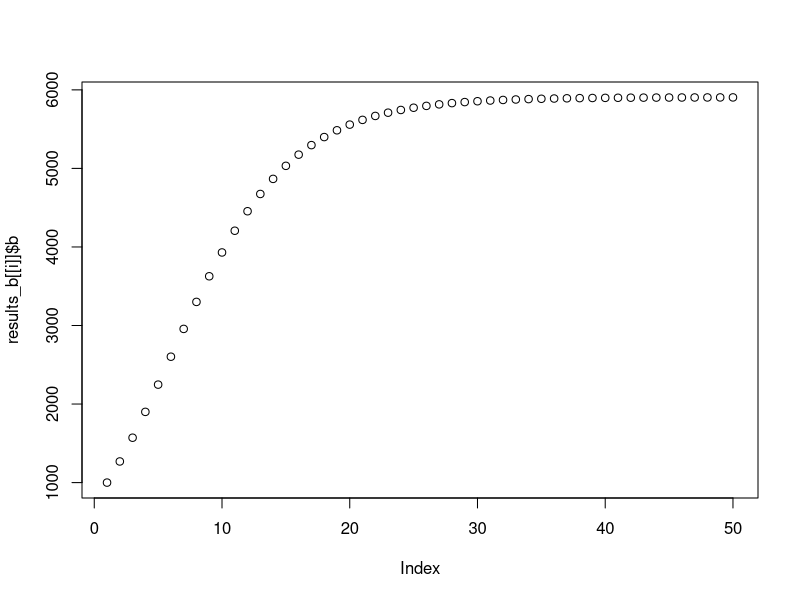
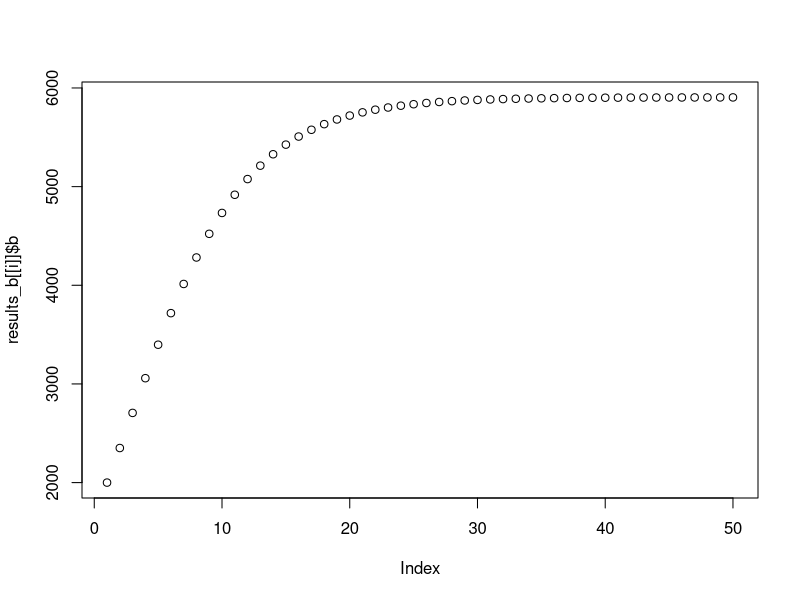
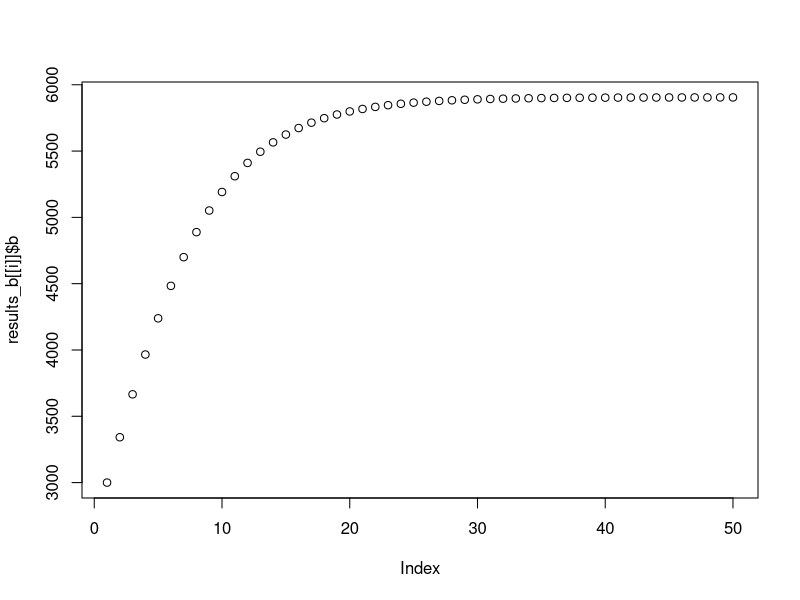
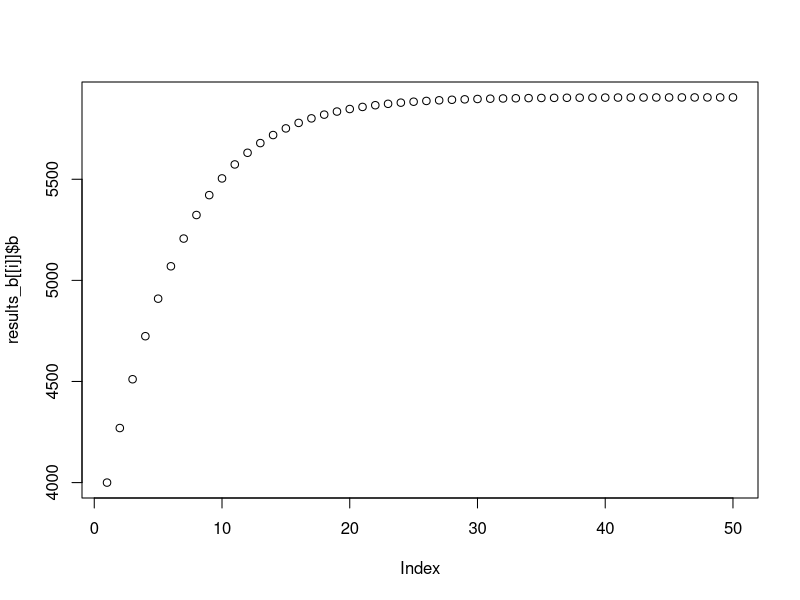
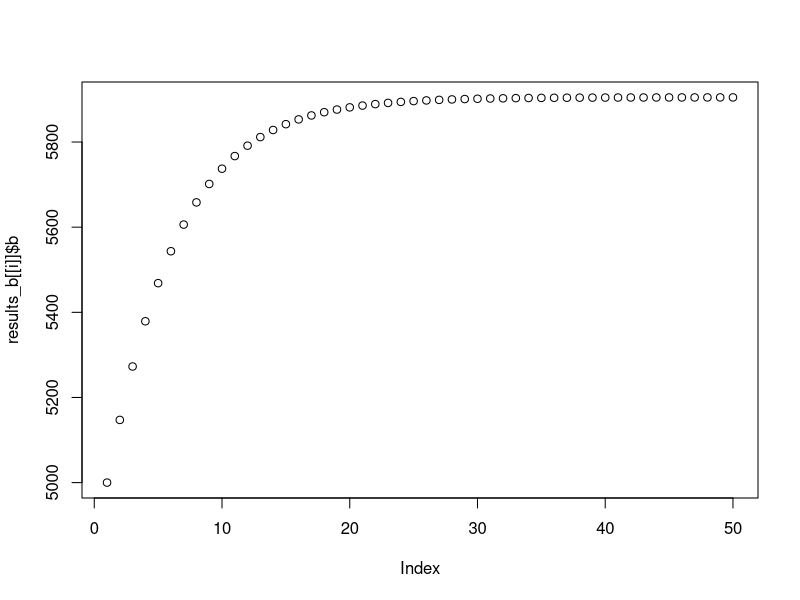
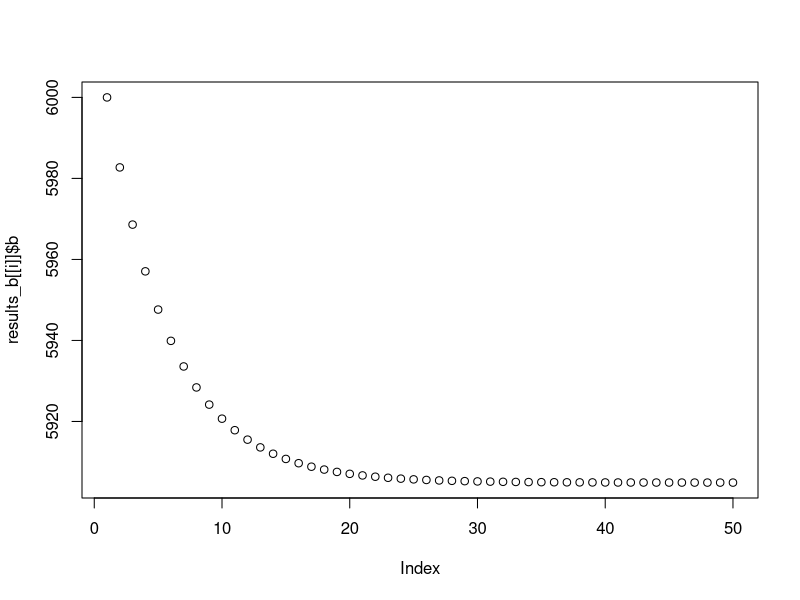
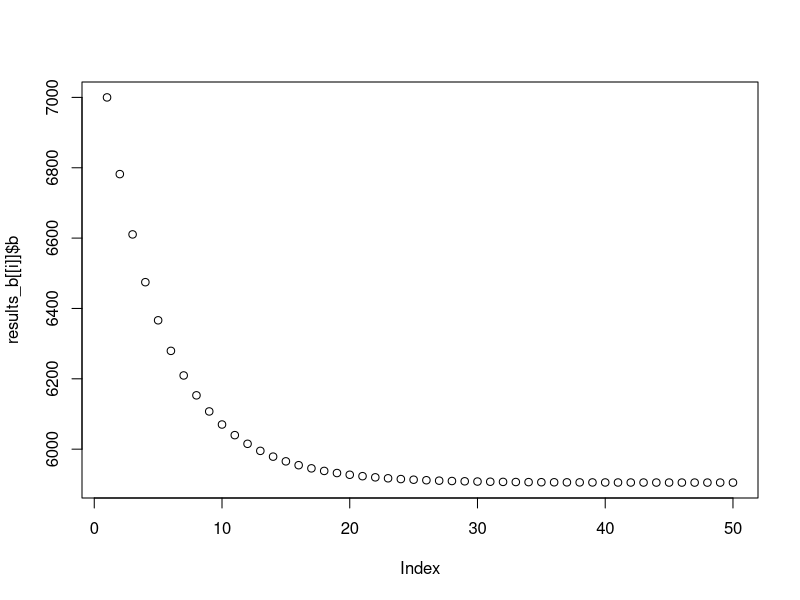
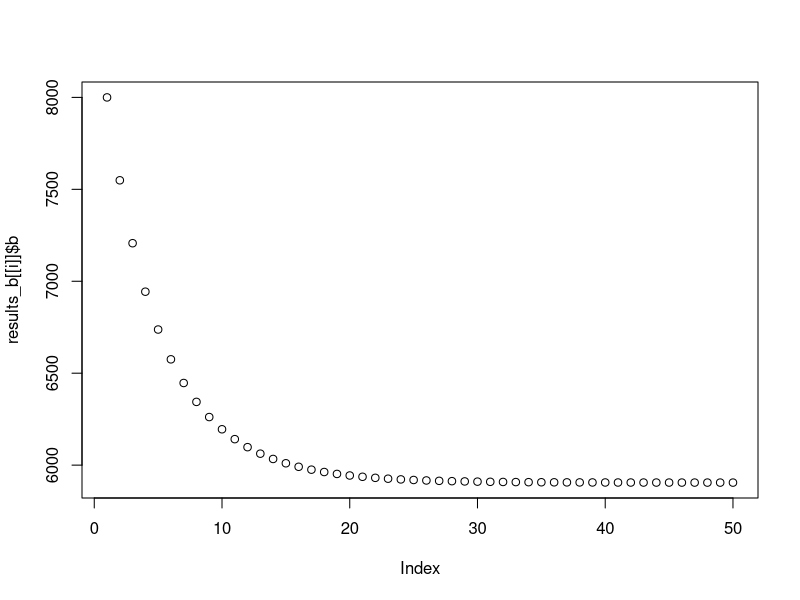

Write the R code that produced these figures, in order.
# Testing model behavior: Initial biomass

## This version tests the effect of varying intial biomass. Experiments will vary initial biomass
## but all other inputs in the model will remain constant 

# Set up a small trial number of experiments - vary biomass 
n_experiment = 10 

experiment <- data.frame(
  b = seq(1000, 10000, 1000)) #low end is 0.1K and high is 0.6K (from table)

# Model:
test_b <- function(b, f, r, r_s, p, k, years){
  
  results <- data.frame(
    b = rep(NA, years), c = rep(NA, years), 
    year = 1:years, r = rep(NA, years)) #Setup the results dataframe 
  
  #Set the initial result for the outputs in year 1
  results$b[1] = b
  results$c[1] = f * b
  results$r[1] = r
  
  #Loop the model over the specified number of years
  for (t in 2:years) {
    
    results$c[t] = results$b[t-1] * f #define catch
    results$b[t] = results$b[t-1] + (results$r[t-1] / p) * results$b[t-1] * 
      (1 - ((results$b[t-1]/k) ^ p)) - results$c[t] #operating model-PT
    results$r[t] = results$r[1] * (1 + (r_s*(t-1))) #climate model 

  } 
  
  return(results)
}


# Run model over experiments:
results_b = list() 

for (i in 1:n_experiment){
  results_b[[i]] <- test_b(b = experiment$b[i], f = 0.1, r = 0.2, r_s = 0, p = 0.2,
                              years = 50, k = 10000)
}


#Plot the change in biomass over time for all 10 experiments:
for(i in 1:n_experiment){
  plot(results_b[[i]]$b)
}

# #Save a copy of plots to look at later:
# library(here)
# pdf(file = "/Users/saraorofino/Documents/GitHub/SomefinFishE/Models/behavior_checks/b/b_plots.pdf",
#     width = 4,
#     height = 4)
# 
# for(i in 1:n_experiment){
#   plot(results_b[[i]]$b)
# }
# 
# dev.off()

# Have a vector of starting b values to compare to the graphs
library(tidyverse)
b_intial <- as.data.frame(experiment$b) %>% 
  rename(b = "experiment$b")